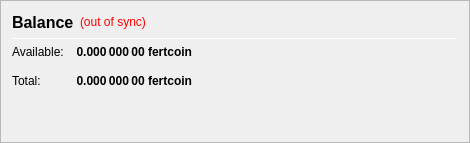
                   <widget class="QFrame" name="frame_CombinedBalances">
                    <property name="minimumSize">
                     <size>
                      <width>470</width>
                      <height>0</height>
                     </size>
                    </property>
                    <property name="frameShape">
                     <enum>QFrame::StyledPanel</enum>
                    </property>
                    <property name="frameShadow">
                     <enum>QFrame::Raised</enum>
                    </property>
                    <layout class="QVBoxLayout" name="verticalLayout_5">
                     <item>
                      <layout class="QHBoxLayout" name="horizontalLayout_5" stretch="0,0,0">
                       <item>
                        <widget class="QLabel" name="label_5z">
                         <property name="minimumSize">
                          <size>
                           <width>0</width>
                           <height>20</height>
                          </size>
                         </property>
                         <property name="font">
                          <font>
                           <pointsize>12</pointsize>
                           <weight>75</weight>
                           <bold>true</bold>
                          </font>
                         </property>
                         <property name="toolTip">
                          <string>Balance (including unconfirmed and immature coins)</string> <!--Combined-->
                         </property>
                         <property name="text">
                          <string>Balance</string> <!--Combined-->
                         </property>
                        </widget>
                       </item>
                       <item>
                        <widget class="QLabel" name="labelWalletStatus">
                         <property name="cursor">
                          <cursorShape>WhatsThisCursor</cursorShape>
                         </property>
                         <property name="toolTip">
                          <string>The displayed information may be out of date. Your wallet automatically synchronizes with the fertcoin network after a connection is established, but this process has not completed yet.</string>
                         </property>
                         <property name="styleSheet">
                          <string notr="true">QLabel { color: red; }</string>
                         </property>
                         <property name="text">
                          <string notr="true">(out of sync)</string>
                         </property>
                         <property name="alignment">
                          <set>Qt::AlignLeading|Qt::AlignLeft|Qt::AlignVCenter</set>
                         </property>
                        </widget>
                       </item>
                       <item>
                        <spacer name="horizontalSpacer_1">
                         <property name="orientation">
                          <enum>Qt::Horizontal</enum>
                         </property>
                         <property name="sizeHint" stdset="0">
                          <size>
                           <width>40</width>
                           <height>20</height>
                          </size>
                         </property>
                        </spacer>
                       </item>
                      </layout>
                     </item>
                     <item>
                      <widget class="Line" name="line_CombinedBalance">
                       <property name="minimumSize">
                        <size>
                         <width>0</width>
                         <height>1</height>
                        </size>
                       </property>
                       <property name="maximumSize">
                        <size>
                         <width>16777215</width>
                         <height>1</height>
                        </size>
                       </property>
                       <property name="orientation">
                        <enum>Qt::Horizontal</enum>
                       </property>
                      </widget>
                     </item>
                     <item>
                      <layout class="QGridLayout" name="gridLayout_3">
                       <property name="spacing">
                        <number>12</number>
                       </property>
                       <item row="1" column="0">
                        <widget class="QLabel" name="labelBalanceTextz">
                         <property name="text">
                          <string>Available:</string>
                         </property>
                        </widget>
                       </item>
                       <item row="1" column="1">
                        <widget class="QLabel" name="labelBalancez">
                         <property name="font">
                          <font>
                           <weight>75</weight>
                           <bold>true</bold>
                          </font>
                         </property>
                         <property name="cursor">
                          <cursorShape>IBeamCursor</cursorShape>
                         </property>
                         <property name="toolTip">
                          <string>Your current spendable balance</string>
                         </property>
                         <property name="text">
                          <string notr="true">0.000 000 00 fertcoin</string>
                         </property>
                         <property name="alignment">
                          <set>Qt::AlignRight|Qt::AlignTrailing|Qt::AlignVCenter</set>
                         </property>
                         <property name="textInteractionFlags">
                          <set>Qt::LinksAccessibleByMouse|Qt::TextSelectableByKeyboard|Qt::TextSelectableByMouse</set>
                         </property>
                        </widget>
                       </item>
                       <item row="2" column="0">
                        <widget class="QLabel" name="labelTotalTextz">
                         <property name="text">
                          <string>Total:</string>
                         </property>
                        </widget>
                       </item>
                       <item row="2" column="1">
                        <widget class="QLabel" name="labelTotalz">
                         <property name="font">
                          <font>
                           <weight>75</weight>
                           <bold>true</bold>
                          </font>
                         </property>
                         <property name="cursor">
                          <cursorShape>IBeamCursor</cursorShape>
                         </property>
                         <property name="toolTip">
                          <string>Total Balance, including all unavailable coins.</string>
                         </property>
                         <property name="text">
                          <string notr="true">0.000 000 00 fertcoin</string>
                         </property>
                         <property name="alignment">
                          <set>Qt::AlignRight|Qt::AlignTrailing|Qt::AlignVCenter</set>
                         </property>
                         <property name="textInteractionFlags">
                          <set>Qt::LinksAccessibleByMouse|Qt::TextSelectableByKeyboard|Qt::TextSelectableByMouse</set>
                         </property>
                        </widget>
                       </item>
                       <item row="2" column="3">
                        <spacer name="horizontalSpacer_2">
                         <property name="orientation">
                          <enum>Qt::Horizontal</enum>
                         </property>
                         <property name="sizeHint" stdset="0">
                          <size>
                           <width>40</width>
                           <height>20</height>
                          </size>
                         </property>
                        </spacer>
                       </item>
                      </layout>
                     </item>
                     <item>
                      <spacer name="verticalSpacer_1">
                       <property name="orientation">
                        <enum>Qt::Vertical</enum>
                       </property>
                       <property name="sizeHint" stdset="0">
                        <size>
                         <width>20</width>
                         <height>40</height>
                        </size>
                       </property>
                      </spacer>
                     </item>
                    </layout>
                   </widget>
